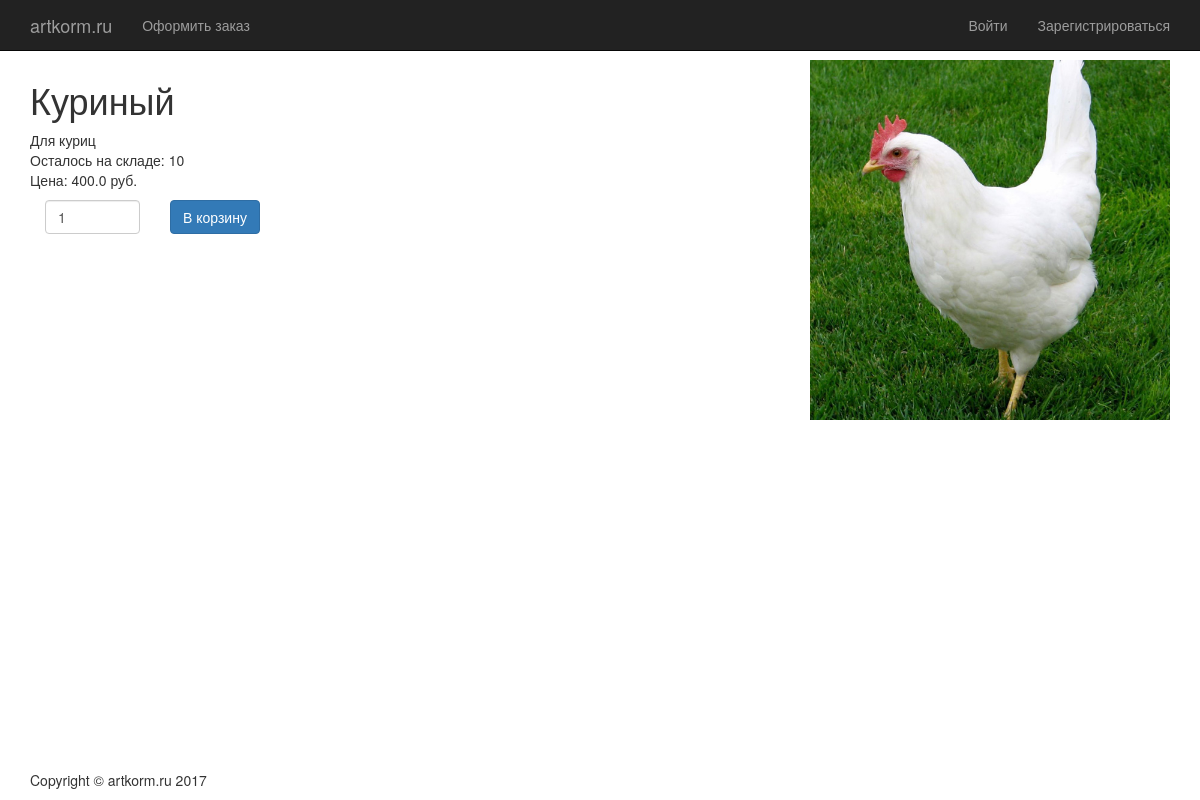
/1/, run on the app's committed database.
### AnimalFeed/models.py (models this page shows, shortened)
class Commodity(models.Model):
    commodity_name = models.CharField(max_length=200)
    commodity_info = models.TextField()
    remained_count = models.IntegerField(default=0)
    cost_per_item = models.FloatField()

class Photos(models.Model):
    commodity = models.ForeignKey(Commodity)
    picture = models.ImageField(upload_to='pictures')

### AnimalFeed/views.py (the view, shortened to what this page needs)
# urls.py: url(r'^(?P<pk>[0-9]+)/$', views.CommodityView.as_view(), name='commodity'),
class CommodityView(DetailView):
    model = Commodity
    template_name = 'AnimalFeed/commodity.html'
    def get_context_data(self, **kwargs):
        current_commodity = Commodity.objects.get(pk=self.kwargs['pk'])
        context = dict()
        context['accept_msg'] = ''
        if 'accept_msg' in kwargs:
            context['accept_msg'] = kwargs['accept_msg']
        context['Commodity'] = current_commodity
        context['images'] = Photos.objects.filter(commodity=current_commodity)
        return context

### AnimalFeed/templates/AnimalFeed/commodity.html (shortened to what this page needs)
{% extends 'AnimalFeed/base.html' %}
{% block content %}
    <div class="row">
        <div class="col-md-8">
            <h1>{{ Commodity.commodity_name }}</h1>
            {% autoescape off %}
                {{ Commodity.commodity_info }}
            {% endautoescape %}
            <p>
                Осталось на складе: {{ Commodity.remained_count }}<br>
                Цена: {{ Commodity.cost_per_item }} руб.
            </p>
            <form method="POST">
                <div class="col-md-2">
                    <input type='number' value='1' min='0' max='{{ Commodity.remained_count }}' class="form-control"
                           id='count'
                           name='count_{{ Commodity.id }}'/>
                </div>
                <div class="col-md-2">
                    <input type='submit' class="btn btn-primary" value="В корзину"/>
                </div>
            </form>
        </div>
        <div class="col-md-4">
            {% for img in images %}
                <img src="{{ img.picture.url }}" width="100%">
            {% endfor %}
        </div>
    </div>
{% endblock %}

### AnimalFeed/templates/AnimalFeed/base.html (style rules this page uses)
html { position: relative; min-height: 100%; }
body { margin-bottom: 30px !important; }

### data on the page
Commodity: commodity_name "Куриный", commodity_info "Для куриц", remained_count "10", cost_per_item "400.0", id "1"
Photos: picture (picture)
